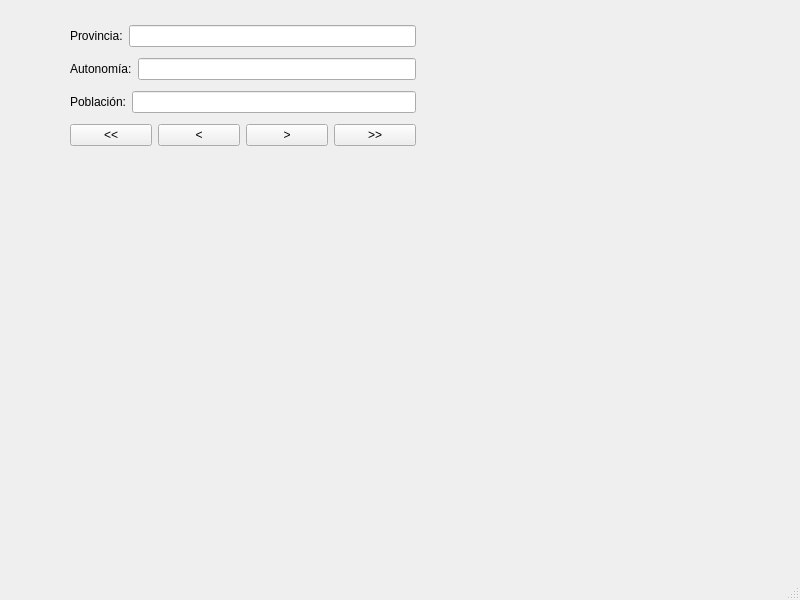
<?xml version="1.0" encoding="UTF-8"?>
<ui version="4.0">
 <class>MainWindow</class>
 <widget class="QMainWindow" name="MainWindow">
  <property name="geometry">
   <rect>
    <x>0</x>
    <y>0</y>
    <width>800</width>
    <height>600</height>
   </rect>
  </property>
  <property name="windowTitle">
   <string>MainWindow</string>
  </property>
  <widget class="QWidget" name="centralwidget">
   <widget class="QWidget" name="">
    <property name="geometry">
     <rect>
      <x>70</x>
      <y>20</y>
      <width>346</width>
      <height>132</height>
     </rect>
    </property>
    <layout class="QVBoxLayout" name="verticalLayout">
     <item>
      <layout class="QHBoxLayout" name="horizontalLayout_3">
       <item>
        <widget class="QLabel" name="label">
         <property name="text">
          <string>Provincia:</string>
         </property>
        </widget>
       </item>
       <item>
        <widget class="QLineEdit" name="lineEdit"/>
       </item>
      </layout>
     </item>
     <item>
      <layout class="QHBoxLayout" name="horizontalLayout_2">
       <item>
        <widget class="QLabel" name="label_2">
         <property name="text">
          <string>Autonomía:</string>
         </property>
        </widget>
       </item>
       <item>
        <widget class="QLineEdit" name="lineEdit_2"/>
       </item>
      </layout>
     </item>
     <item>
      <layout class="QHBoxLayout" name="horizontalLayout">
       <item>
        <widget class="QLabel" name="label_3">
         <property name="text">
          <string>Población:</string>
         </property>
        </widget>
       </item>
       <item>
        <widget class="QLineEdit" name="lineEdit_3"/>
       </item>
      </layout>
     </item>
     <item>
      <layout class="QHBoxLayout" name="horizontalLayout_4">
       <item>
        <widget class="QPushButton" name="pushButton">
         <property name="text">
          <string>&lt;&lt;</string>
         </property>
        </widget>
       </item>
       <item>
        <widget class="QPushButton" name="pushButton_2">
         <property name="text">
          <string>&lt;</string>
         </property>
        </widget>
       </item>
       <item>
        <widget class="QPushButton" name="pushButton_3">
         <property name="text">
          <string>&gt;</string>
         </property>
        </widget>
       </item>
       <item>
        <widget class="QPushButton" name="pushButton_4">
         <property name="text">
          <string>&gt;&gt;</string>
         </property>
        </widget>
       </item>
      </layout>
     </item>
    </layout>
   </widget>
  </widget>
  <widget class="QMenuBar" name="menubar">
   <property name="geometry">
    <rect>
     <x>0</x>
     <y>0</y>
     <width>800</width>
     <height>33</height>
    </rect>
   </property>
  </widget>
  <widget class="QStatusBar" name="statusbar"/>
 </widget>
 <resources/>
 <connections/>
</ui>
